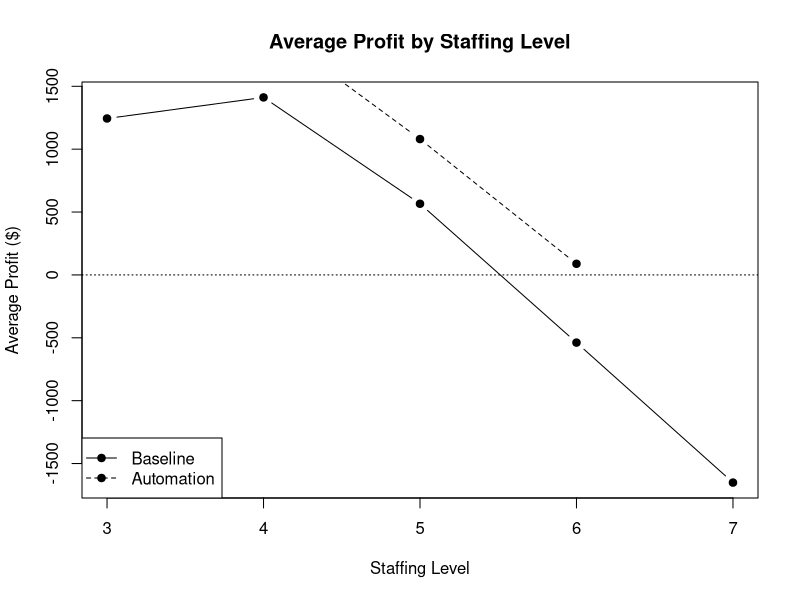
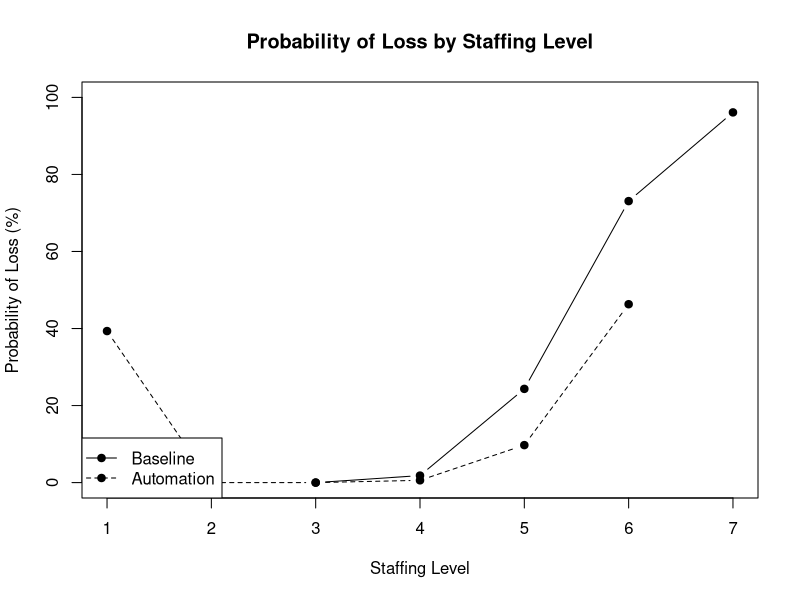
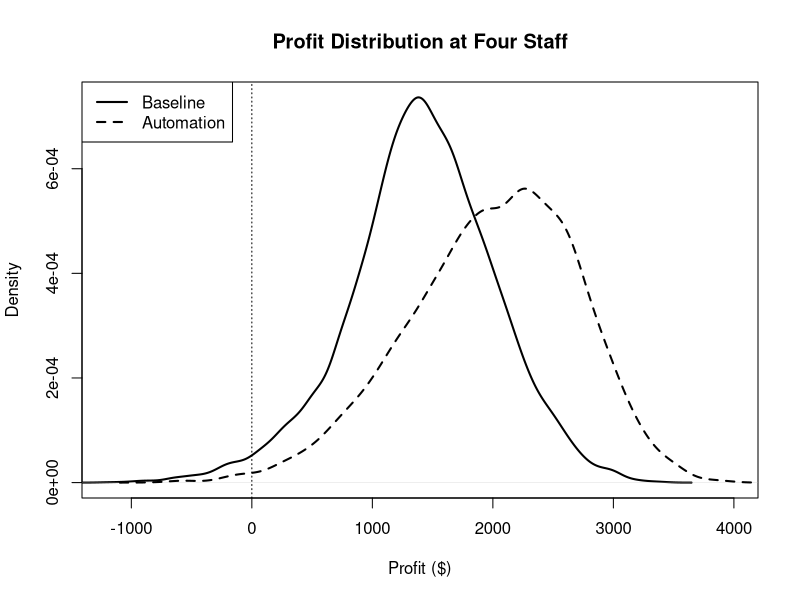

The R script that drew these images, in order:
# Factory Profitability & Automation Analysis
# Monte Carlo Simulation
#
# Objective:
# Evaluate how uncertainty in demand, production rates, and operating
# costs affects factory profitability. The analysis compares staffing
# levels and evaluates whether an automation scenario improves
# profitability and risk.

set.seed(1)

# Number of simulated operating scenarios
n_simulations <- 10000

# Generate uncertain operating variables
demand <- rnorm(n_simulations, 139, 14.61)
demand <- round(demand, digits = 0)
productionRate <- sample(31:41, n_simulations, replace = TRUE)
productionRate <- round(productionRate, digits = 0)
materialCost <- rnorm(n_simulations, 11.50, 2) 
materialCost <- round(materialCost, digits = 2)
oilPrice <- rnorm(n_simulations,3.50,1.5)
oilPrice <- round(oilPrice, digits = 0)

# Baseline business assumptions
price <- 50
overheadCost <- 800
wageCost <-700

# Calculate profit for a given staffing level

calculate_profit <- function(staffLvl, priceLvl, overhead, wage, demandLvl, productionLvl, material, oilPrice){
  priceLvl * pmin(demandLvl, productionLvl * staffLvl) - overhead - (wage * staffLvl) - 
    (productionLvl * staffLvl * material) - oilPrice
}

# Simulate baseline profit across staffing levels
profitResults <- sapply(3:7, calculate_profit, price, overheadCost, wageCost, demand, productionRate, materialCost, oilPrice) #applies the function (fixed and random variables) and plug into the function to solve scenarios

# Summarize profitability and risk for each staffing level

staffingLevels <- 3:7

baselineSummary <- data.frame(
  Staff = staffingLevels,
  MeanProfit = apply(profitResults, 2, mean),
  MedianProfit = apply(profitResults, 2, median),
  StdDev = apply(profitResults, 2, sd),
  ProbabilityOfLoss = apply(profitResults, 2, function(x) mean(x < 0)),
  FifthPercentile = apply(profitResults, 2, function(x) quantile(x, 0.05)),
  NinetyFifthPercentile = apply(profitResults, 2, function(x) quantile(x, 0.95))
)

baselineSummary

# Evaluate possible increasing automation
set.seed(1)
overheadCost <- 900
wageCost <- 550
productionRate <- sample(36:41, n_simulations, replace = TRUE)
productionRate <- round(productionRate, digits = 0)

# Recalculate profit under automation scenario
profitResultsAutomation <- sapply(1:6, calculate_profit, price, overheadCost, wageCost, demand, productionRate, materialCost, oilPrice)
summary(profitResultsAutomation)

# Summarize profitability and risk under automation

automationStaffingLevels <- 1:6

automationSummary <- data.frame(
  Staff = automationStaffingLevels,
  MeanProfit = apply(profitResultsAutomation, 2, mean),
  MedianProfit = apply(profitResultsAutomation, 2, median),
  StdDev = apply(profitResultsAutomation, 2, sd),
  ProbabilityOfLoss = apply(profitResultsAutomation, 2, function(x) mean(x < 0)),
  FifthPercentile = apply(profitResultsAutomation, 2, function(x) quantile(x, 0.05)),
  NinetyFifthPercentile = apply(profitResultsAutomation, 2, function(x) quantile(x, 0.95))
)

automationSummary

# Compare average profit by staffing level

plot(baselineSummary$Staff, baselineSummary$MeanProfit,type = "b", pch = 19,
  xlab = "Staffing Level", ylab = "Average Profit ($)", main = "Average Profit by Staffing Level"
)

lines(automationSummary$Staff, automationSummary$MeanProfit,
  type = "b", pch = 19,lty = 2
)

abline(h = 0, lty = 3)

legend(
  "bottomleft",
  legend = c("Baseline", "Automation"),
  lty = c(1, 2),
  pch = c(19, 19)
)

# Interpretation:
# Average profit increases as staffing approaches four workers under both
# scenarios before declining as additional staffing costs outweigh the
# benefits of increased production capacity.
#
# The baseline scenario reaches its highest average profit at four staff,
# with an average simulated profit of approximately $1,412.
#
# The automation scenario also reaches its highest average profit at four
# staff, but increases average simulated profit to approximately $1,995.
# Under the assumptions of the simulation, automation therefore improves
# expected profitability at the optimal staffing level.

# Compare probability of loss by staffing level

plot(baselineSummary$Staff, baselineSummary$ProbabilityOfLoss * 100, type = "b", pch = 19, xlim = c(1,7),
  ylim = c(0, 100), xlab = "Staffing Level", ylab = "Probability of Loss (%)", main = "Probability of Loss by Staffing Level"
)

lines(automationSummary$Staff, automationSummary$ProbabilityOfLoss * 100,
  type = "b",pch = 19,lty = 2
)

legend(
  "bottomleft",
  legend = c("Baseline", "Automation"),
  lty = c(1, 2),
  pch = c(19, 19)
)
# Interpretation:
# The probability of experiencing a loss increases substantially when
# staffing moves beyond the most profitable levels in both scenarios.
#
# In the baseline scenario, the probability of loss increases from 1.82%
# with four staff to 24.33% with five staff and 73.08% with six staff.
#
# Under automation, four staff produces the highest average profit while
# maintaining a simulated probability of loss of only 0.59%.
# This suggests that automation improves the risk-return tradeoff under
# the assumptions used in the simulation.

# Compare profit distributions at four staff

plot(
  density(profitResults[, 2]),
  xlim = range(profitResults[, 2], profitResultsAutomation[, 4]),
  xlab = "Profit ($)",
  ylab = "Density",
  main = "Profit Distribution at Four Staff",
  lwd = 2
)

lines(
  density(profitResultsAutomation[, 4]),
  lty = 2,
  lwd = 2
)

abline(v = 0, lty = 3)

legend(
  "topleft",
  legend = c("Baseline", "Automation"),
  lty = c(1, 2),
  lwd = c(2, 2)
)
# Interpretation:
# At four staff, the automation scenario shifts the distribution of
# simulated profits toward higher values compared with the baseline.
#
# Average simulated profit increases from approximately $1,412 under
# the baseline scenario to approximately $1,995 under automation.
#
# The probability of a loss also decreases from 1.82% under the
# baseline scenario to 0.59% under automation. Under the assumptions
# of the simulation, automation therefore provides a stronger
# combination of expected profitability and downside risk.

# Final Conclusion:
# The Monte Carlo simulation demonstrates how staffing and automation
# decisions can affect both factory profitability and financial risk.
#
# Under the baseline scenario, four staff produces the highest average
# simulated profit of approximately $1,412, with a 1.82% probability
# of experiencing a loss.
#
# Under the automation scenario, four staff also produces the highest
# average simulated profit at approximately $1,995, while reducing the
# probability of loss to 0.59%.
#
# Based on the assumptions used in this simulation, automation at four
# staff provides the strongest combination of expected profitability
# and downside risk among the scenarios evaluated.
